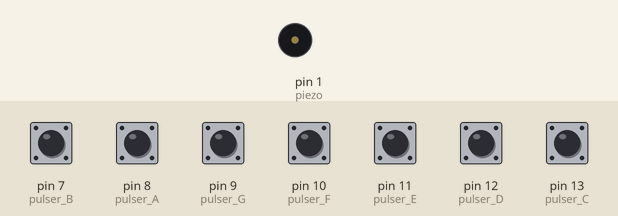
A sketch run on a simulated Arduino Uno, built with avr-gcc and run on an emulated ATmega328P. Shown: buzzer (waves = sounding). The test bench sets the inputs (shaded band); at power-on: pin 7 (pulser_B), pin 8 (pulser_A), pin 9 (pulser_G), pin 10 (pulser_F), pin 11 (pulser_E), pin 12 (pulser_D), pin 13 (pulser_C) LOW.

Above: at 1.2 s.
1.3 s: pin 7 (pulser_B) pulled HIGH for 0.15 s
At 1.42 s:
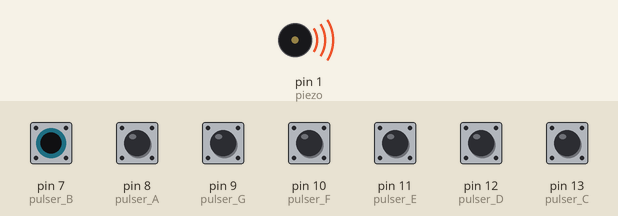
Timing chart, 0 to 4.3 s (numbered marks = the images above; inputs shaded):
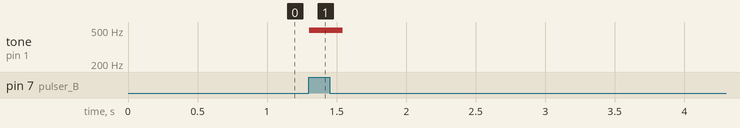

The sketch:

piano_with_arduino.ino
```cpp
//Piano
//Kodex Academy

int piezo=1;


int pulser_C=13;
int pulser_D=12;
int pulser_E=11;
int pulser_F=10;
int pulser_G=9;
int pulser_A=8;
int pulser_B=7;

void setup() {

 pinMode(pulser_C, INPUT);
 pinMode(pulser_D, INPUT);
 pinMode(pulser_E, INPUT);
 pinMode(pulser_F, INPUT);
 pinMode(pulser_G, INPUT);
 pinMode(pulser_A, INPUT);
 pinMode(pulser_B, INPUT);
 pinMode(piezo, OUTPUT);


}

void loop() {

if (digitalRead(pulser_C) == HIGH) {
    tone(piezo, 263, 100); }


  if (digitalRead(pulser_D) == HIGH) {
    tone(piezo, 294, 100); }


  if (digitalRead(pulser_E)== HIGH) {
    tone(piezo, 330, 100);}


  if (digitalRead(pulser_F)== HIGH) {
    tone(piezo, 349, 100); }


  if (digitalRead(pulser_G)== HIGH) {
    tone(piezo, 392, 100);}


  if (digitalRead(pulser_A)== HIGH) {
    tone(piezo, 440, 100);}


  if (digitalRead(pulser_B)== HIGH) {
    tone(piezo, 494, 100);}
delay(10);


}
```

Measured:
- after the input at 1.3 s, tone on pin 1 (piezo): silent → 494 Hz at once, → silent 0.24 s later
